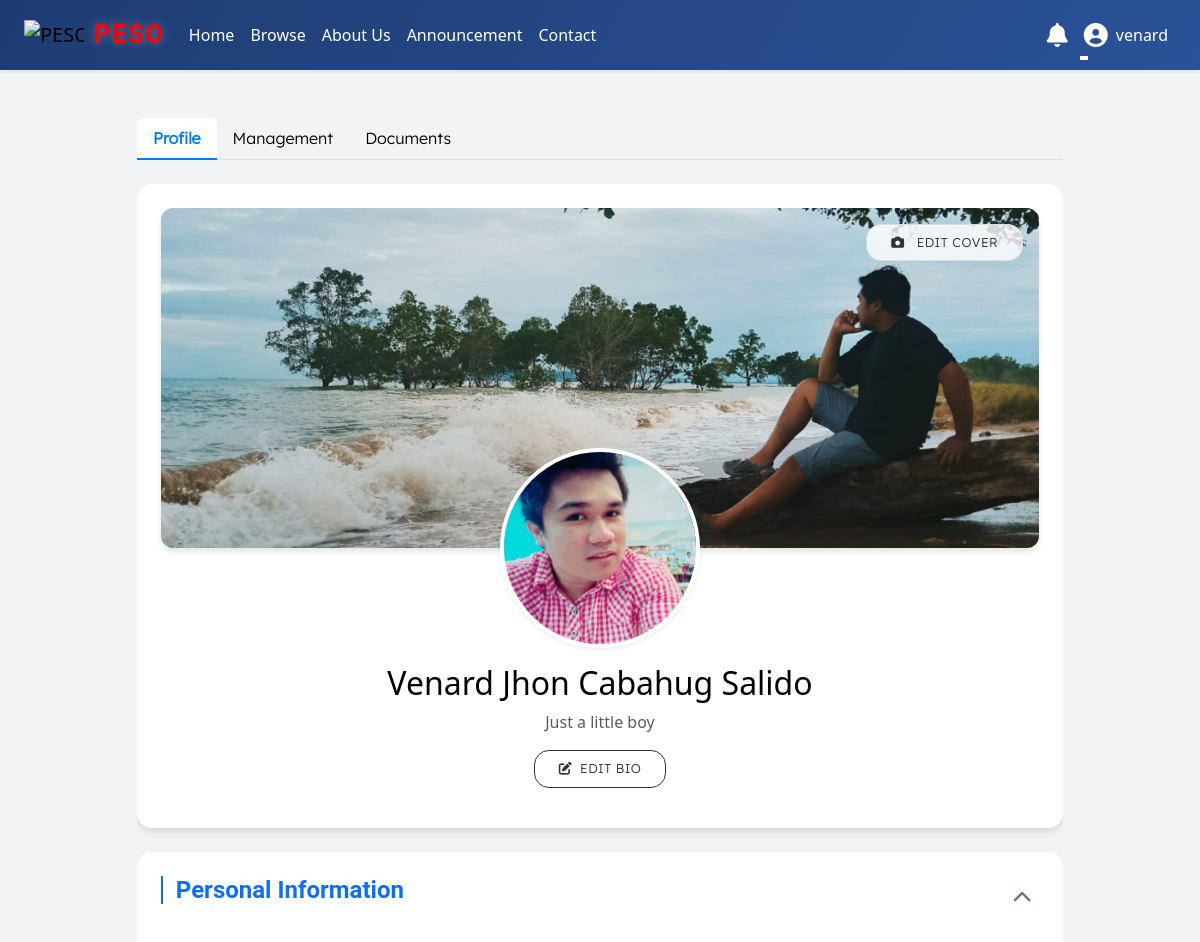
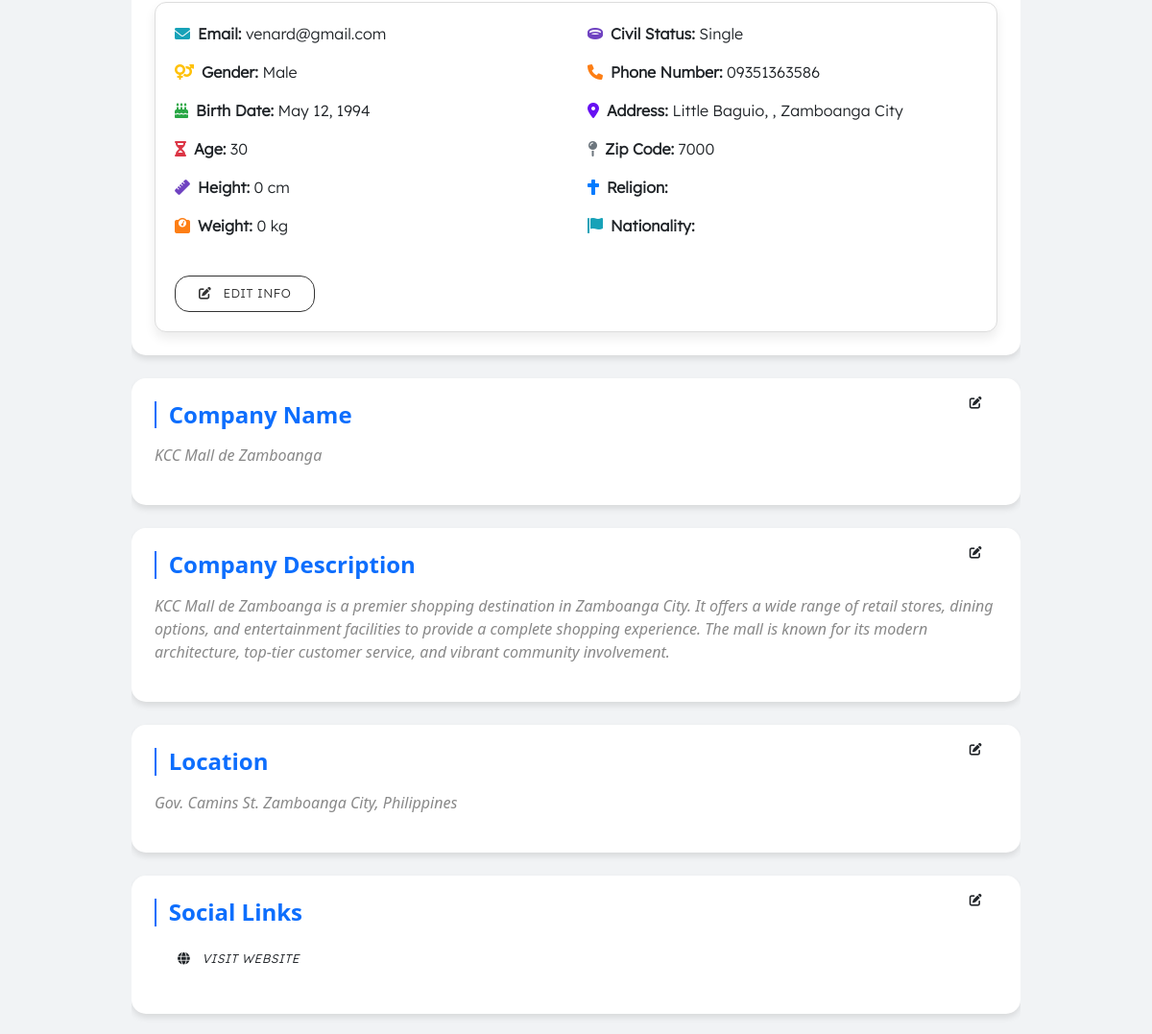
Before: /employers/profile.php (signed in, upper part) with the older database file (2 pictures, top to bottom).
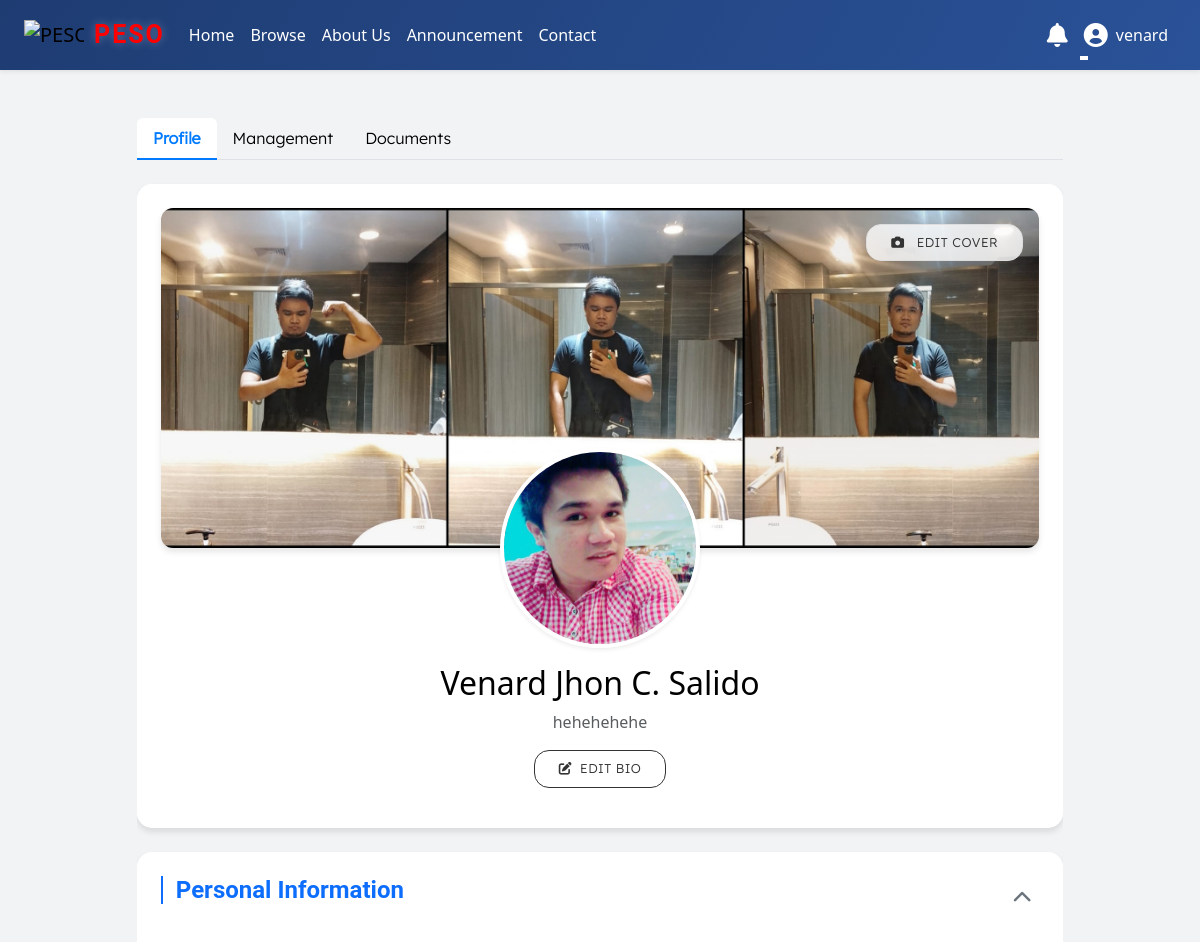
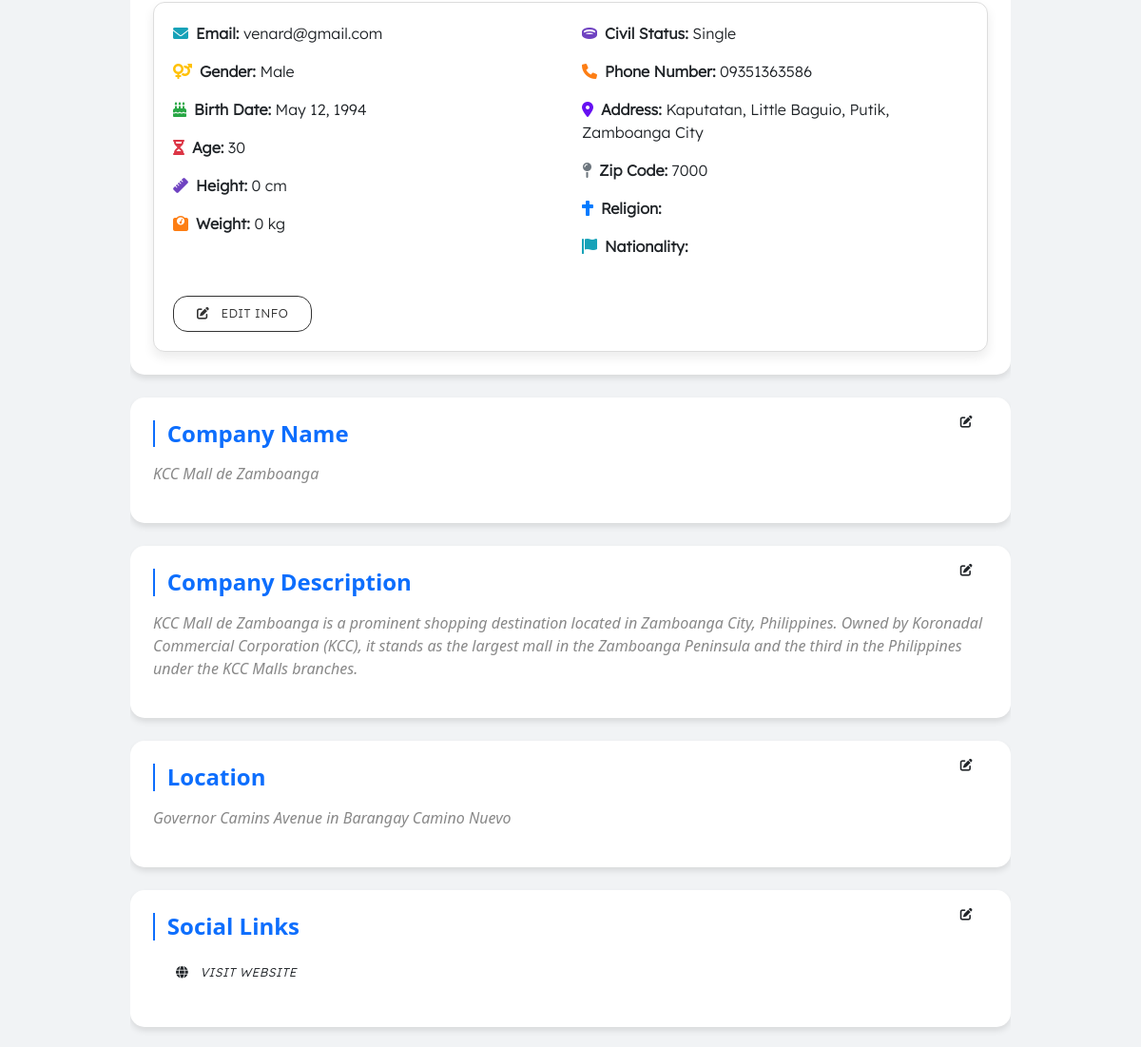
After: the same page with the newer database file (2 pictures, top to bottom).
### tables this page shows
CREATE TABLE `users` (
  `id` int(11) NOT NULL,
  `email` varchar(100) NOT NULL,
  `password` varchar(255) NOT NULL,
  `role` enum('admin','user','employer') DEFAULT 'user',
  `created_at` timestamp NOT NULL DEFAULT current_timestamp(),
  `username` varchar(50) NOT NULL,
  `first_name` varchar(50) NOT NULL,
  `middle_name` varchar(50) DEFAULT NULL,
  `last_name` varchar(50) NOT NULL,
  `ext_name` varchar(10) DEFAULT NULL,
  `gender` enum('Male','Female','Non-Binary','LGBTQ+','Other') DEFAULT NULL,
  `birth_date` date DEFAULT NULL,
  `age` int(11) DEFAULT NULL,
  `phone_number` varchar(20) DEFAULT NULL,
  `place_of_birth` varchar(100) DEFAULT NULL,
  `civil_status` enum('Single','Married','Divorced','Widowed') DEFAULT NULL,
  `zip_code` varchar(10) DEFAULT NULL,
  `street_address` varchar(255) DEFAULT NULL,
  `barangay` varchar(100) DEFAULT NULL,
  `city` varchar(100) DEFAULT NULL,
  `uploaded_file` varchar(255) DEFAULT NULL,
  `caption` varchar(255) DEFAULT NULL,
  `linkedin_profile` varchar(255) DEFAULT NULL,
  `portfolio_url` varchar(255) DEFAULT NULL,
  `resume_file` varchar(255) DEFAULT NULL,
  `cover_photo` varchar(255) DEFAULT NULL,
  `verification_token` varchar(32) DEFAULT NULL,
  `is_verified` int(11) DEFAULT 0
);

CREATE TABLE `employers` (
  `id` int(11) NOT NULL,
  `user_id` int(11) NOT NULL,
  `company_name` varchar(255) DEFAULT NULL,
  `company_description` text DEFAULT NULL,
  `company_website` varchar(255) DEFAULT NULL,
  `location` varchar(255) DEFAULT NULL
);

CREATE TABLE `barangay` (
  `id` int(11) NOT NULL,
  `name` varchar(100) NOT NULL
);

### employers/profile.php (the view, shortened to what the changed rows need)
<?php
include '../includes/header.php';
include '../includes/config.php';
$user_role = $_SESSION['role'] ?? 'guest';
if ($user_role === 'admin') {
    if (!isset($_GET['id'])) {
        echo "<script>window.location.href = '/JOB/admin/profile.php';</script>";
        exit();
    } else {
        $user_id = (int)$_GET['id'];
    }
}
elseif ($user_role === 'employer') {
    if (!isset($_GET['id'])) {
        $user_id = $_SESSION['user_id'];
    }
}
elseif ($user_role === 'user') {
    echo "<script>window.location.href = '/JOB/pages/profile.php';</script>";
    exit();
}
$query = "SELECT * FROM users WHERE id = ?";
$stmt = $conn->prepare($query);
$stmt->bind_param("i", $user_id);
$stmt->execute();
$result = $stmt->get_result();
$user = $result->fetch_assoc();
$employer_query = "SELECT * FROM employers WHERE user_id = ?";
$employer_stmt = $conn->prepare($employer_query);
$employer_stmt->bind_param("i", $user_id);
$employer_stmt->execute();
$employer_result = $employer_stmt->get_result();
$employer = $employer_result->fetch_assoc();
?>
<!DOCTYPE html>
<html lang="en">
<head>
    <link href="https://cdn.jsdelivr.net/npm/bootstrap@5.3.0-alpha1/dist/css/bootstrap.min.css" rel="stylesheet">
    <link href="https://cdn.jsdelivr.net/npm/bootstrap@5.3.0-alpha1/dist/css/bootstrap.min.css" rel="stylesheet">
    <link href="https://cdnjs.cloudflare.com/ajax/libs/font-awesome/6.0.0-beta3/css/all.min.css" rel="stylesheet">
<link href="https://cdn.jsdelivr.net/npm/sweetalert2@11.0.20/dist/sweetalert2.min.css" rel="stylesheet">
    <link rel="stylesheet" href="/JOB/assets/profile.css">
</head>
    <body>
    <?php $isOwnProfile = ($user_id == $_SESSION['user_id']);  ?>
    <div class="container mt-5">
        <div class="row justify-content-center">
            <div class="col-lg-10 fade-in">
                    <div class="tab-content" id="profileTabsContent">
                        <div class="tab-pane fade show active" id="profile" role="tabpanel" aria-labelledby="profile-tab">
                            <div class="profile-card mt-4 p-4 mb-4">
                <div class="cover-photo-container position-relative" style="height: 340px; overflow: hidden;">
                    <img src="<?php echo $user['cover_photo'] ? $user['cover_photo'] : '/JOB/uploads/default/COVER.jpg'; ?>" alt="Cover Photo" class="cover-photo w-100 h-100 object-fit-cover" style="object-position: center;">
    <?php if ($user_id == $_SESSION['user_id']): ?>
        <button type="button" class="btn btn-light position-absolute top-0 end-0 m-3" data-bs-toggle="modal" data-bs-target="#coverPhotoModal">
            <i class="fas fa-camera"></i> Edit Cover
        </button>
    <?php endif; ?>
                </div>
                <div class="text-center position-relative" style="margin-top: -100px;">
                <div class="profile-picture mb-3" data-bs-toggle="modal" data-bs-target="#profilePictureModal">
        <img src="<?php echo $user['uploaded_file'] ? $user['uploaded_file'] : '../uploads/default/default_profile.png'; ?>" alt="Profile Picture" class="rounded-circle shadow-sm" style="width: 200px; height: 200px; object-fit: cover; border: 4px solid #fff;">
    </div>
    <?php if ($_SESSION['user_id'] == $user['id']): ?>
        <h2>
            <a href="#" data-bs-toggle="modal" data-bs-target="#editUserNameModal" style="color: black; text-decoration: none;">
                <?php echo htmlspecialchars($user['first_name'] . ' ' . $user['middle_name'] . ' ' . $user['last_name'] . ' ' . $user['ext_name']); ?>
            </a>
        </h2>
    <?php endif; ?>
                                    <p class="text-muted caption-text" id="bio-display">
                                        <?php echo !empty($user['caption']) ? htmlspecialchars($user['caption']) : 'No caption set'; ?>
                                    </p>
                                    <?php if ($isOwnProfile): ?>
                                        <button id="edit-bio-button" class="btn btn-outline-custom btn-sm mb-3"><i class="fas fa-edit"></i>Edit Bio</button>
                                    <?php endif; ?>
                                </div>
                            </div>
<div class="profile-card p-4 mb-4 fade-in" style="border-radius: 15px;">
    <div id="personal-info-section" style="background-color: #fff; border-radius: 12px; box-shadow: 0 6px 12px rgba(0, 0, 0, 0.08); padding: 20px; transition: transform 0.2s ease, box-shadow 0.2s ease;">
        <div class="row">
            <div class="col-md-6">
                <p class="mb-3"><strong><i class="fas fa-envelope me-2" style="color: #17A2B8;"></i>Email:</strong> <?php echo htmlspecialchars($user['email']); ?></p>
                <p class="mb-3"><strong><i class="fas fa-venus-mars me-2" style="color: #FFC107;"></i>Gender:</strong> <?php echo htmlspecialchars($user['gender']); ?></p>
                <p class="mb-3">
                    <strong><i class="fas fa-birthday-cake me-2" style="color: #28A745;"></i>Birth Date:</strong>
                    <?php
                    $birthDate = new DateTime($user['birth_date']);
                    echo htmlspecialchars($birthDate->format('F j, Y'));
                    ?>
                </p>
                <p class="mb-3"><strong><i class="fas fa-hourglass-half me-2" style="color: #DC3545;"></i>Age:</strong> <?php echo htmlspecialchars($user['age']); ?></p>
                <p class="mb-3"><strong><i class="fas fa-ruler me-2" style="color: #6F42C1;"></i>Height:</strong> <?php echo round((float) htmlspecialchars($user['height'])); ?> cm</p>
                <p class="mb-3"><strong><i class="fas fa-weight me-2" style="color: #FD7E14;"></i>Weight:</strong> <?php echo round((float) htmlspecialchars($user['weight'])); ?> kg</p>
            </div>
            <div class="col-md-6">
                <p class="mb-3"><strong><i class="fas fa-ring me-2" style="color: #6F42C1;"></i>Civil Status:</strong> <?php echo htmlspecialchars($user['civil_status']); ?></p>
                <p class="mb-3"><strong><i class="fas fa-phone me-2" style="color: #FD7E14;"></i>Phone Number:</strong> <?php echo htmlspecialchars($user['phone_number']); ?></p>
                <p class="mb-3"><strong><i class="fas fa-map-marker-alt me-2" style="color: #6610F2;"></i>Address:</strong>
                    <?php
                    $barangay_query = "SELECT name FROM barangay WHERE id = ?";
                    if ($stmt = $conn->prepare($barangay_query)) {
                        $stmt->bind_param("i", $user['barangay']);
                        $stmt->execute();
                        $stmt->bind_result($barangay_name);
                        echo htmlspecialchars($user['street_address']) . ', ' . htmlspecialchars($barangay_name) . ', ' . htmlspecialchars($user['city']);
                    }
                    ?>
                </p>
                <p class="mb-3"><strong><i class="fas fa-map-pin me-2" style="color: #6C757D;"></i>Zip Code:</strong> <?php echo htmlspecialchars($user['zip_code']); ?></p>
                <p class="mb-3"><strong><i class="fas fa-cross me-2" style="color: #007BFF;"></i>Religion:</strong> <?php echo htmlspecialchars($user['religion']); ?></p>
                <p class="mb-3"><strong><i class="fas fa-flag me-2" style="color: #17A2B8;"></i>Nationality:</strong> <?php echo htmlspecialchars($user['nationality']); ?></p>
            </div>
        </div>
    </div>
</div>
<div class="profile-card p-4 mb-4 fade-in position-relative">
    <h3 class="section-title resume-section text-primary">Company Name</h3>
    <p class="no-data <?php echo empty($employer['company_name']) ? 'striped-border' : ''; ?>">
        <?php
        if (isset($employer) && is_array($employer)) {
            echo isset($employer['company_name']) && !is_null($employer['company_name']) && !empty($employer['company_name'])
                ? htmlspecialchars($employer['company_name'])
                : 'No company name added yet.';
        } else {
            echo 'No company name added yet.';
        }
        ?>
    </p>
    <?php if ($_SESSION['user_id'] == $user['id']): ?>
        <button class="btn btn-download-resume btn-sm position-absolute top-0 end-0 m-2" data-bs-toggle="modal" data-bs-target="#editCompanyNameModal">
            <i class="fas fa-edit"></i>
        </button>
    <?php endif; ?>
</div>
<div class="profile-card p-4 mb-4 fade-in position-relative">
    <h3 class="section-title resume-section text-primary">Company Description</h3>
    <p class="no-data <?php echo empty($employer['company_description']) ? 'striped-border' : ''; ?>">
        <?php
        if (isset($employer) && is_array($employer)) {
            echo isset($employer['company_description']) && !is_null($employer['company_description']) && !empty($employer['company_description'])
                ? htmlspecialchars($employer['company_description'])
                : 'No company description added yet.';
        } else {
            echo 'No company description added yet.';
        }
        ?>
    </p>
    <?php if ($_SESSION['user_id'] == $user['id']): ?>
        <button class="btn btn-download-resume btn-sm position-absolute top-0 end-0 m-2" data-bs-toggle="modal" data-bs-target="#editCompanyDescriptionModal">
            <i class="fas fa-edit"></i>
        </button>
    <?php endif; ?>
</div>
<div class="profile-card p-4 mb-4 fade-in position-relative">
    <h3 class="section-title resume-section text-primary">Location</h3>
    <p class="no-data <?php echo empty($employer['location']) ? 'striped-border' : ''; ?>">
        <?php
        if (isset($employer) && is_array($employer)) {
            echo isset($employer['location']) && !is_null($employer['location']) && !empty($employer['location'])
                ? htmlspecialchars($employer['location'])
                : 'No location added yet.';
        } else {
            echo 'No location added yet.';
        }
        ?>
    </p>
    <?php if ($_SESSION['user_id'] == $user['id']): ?>
        <button class="btn btn-download-resume btn-sm position-absolute top-0 end-0 m-2" data-bs-toggle="modal" data-bs-target="#editLocationModal">
            <i class="fas fa-edit"></i>
        </button>
    <?php endif; ?>
</div>
                            </div>
                            </div>
</div>
</body>
</html>

Changed rows visible on the page:
changed users "venard@gmail.com": cover_photo: a different picture; first_name+middle_name+last_name "Venard Jhon Cabahug Salido" → "Venard Jhon C. Salido"; caption "Just a little boy" → "hehehehehe"; street_address "Little Baguio" → "Kaputatan, Little Baguio"
now on this page (row unchanged): barangay: name "Putik"
changed employers "KCC Mall de Zamboanga": company_description "…de Zamboanga is a premier shopping destination in Zamboanga City. It offers a wide range of retail stores, dining options, and entertainment facilities to provide a complete shopping experience. The mall is known for its modern architecture, top-tier customer service, and vibrant community involvement." → "…de Zamboanga is a prominent shopping destination located in Zamboanga City, Philippines. Owned by Koronadal Commercial Corporation (KCC), it stands as the largest mall in the Zamboanga Peninsula and the third in the Philippines under the KCC Malls branches."; location "Gov. Camins St. Zamboanga City, Philippines" → "Governor Camins Avenue in Barangay Camino Nuevo"
